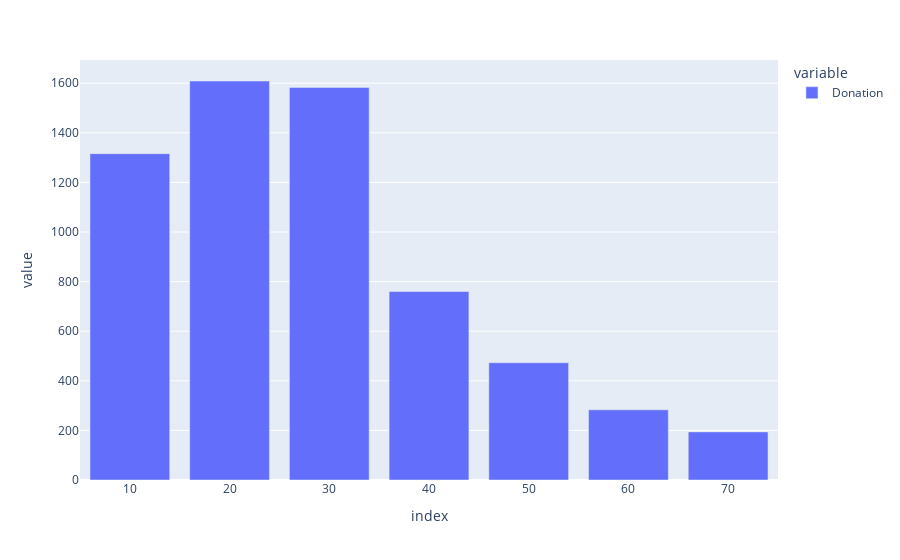

Notebook code for this chart:
### Code cell
px.bar(First_Health_Camp_Attended.Donation.value_counts())

### Figure 1 — Plotly figure (JSON) as saved in the notebook; plotly's stock layout.template omitted (floating-point values rounded to 4 significant figures)
{"data": [{"alignmentgroup": "True", "hovertemplate": "variable=Donation<br>index=%{x}<br>value=%{y}<extra></extra>", "legendgroup": "Donation", "marker": {"color": "#636efa", "pattern": {"shape": ""}}, "name": "Donation", "offsetgroup": "Donation", "orientation": "v", "showlegend": true, "textposition": "auto", "type": "bar", "x": [20, 30, 10, 40, 50, 60, 70], "xaxis": "x", "y": [1609, 1583, 1316, 760, 473, 283, 194], "yaxis": "y"}], "layout": {"barmode": "relative", "legend": {"title": {"text": "variable"}, "tracegroupgap": 0}, "margin": {"t": 60}, "xaxis": {"anchor": "y", "domain": [0, 1], "title": {"text": "index"}}, "yaxis": {"anchor": "x", "domain": [0, 1], "title": {"text": "value"}}}}
